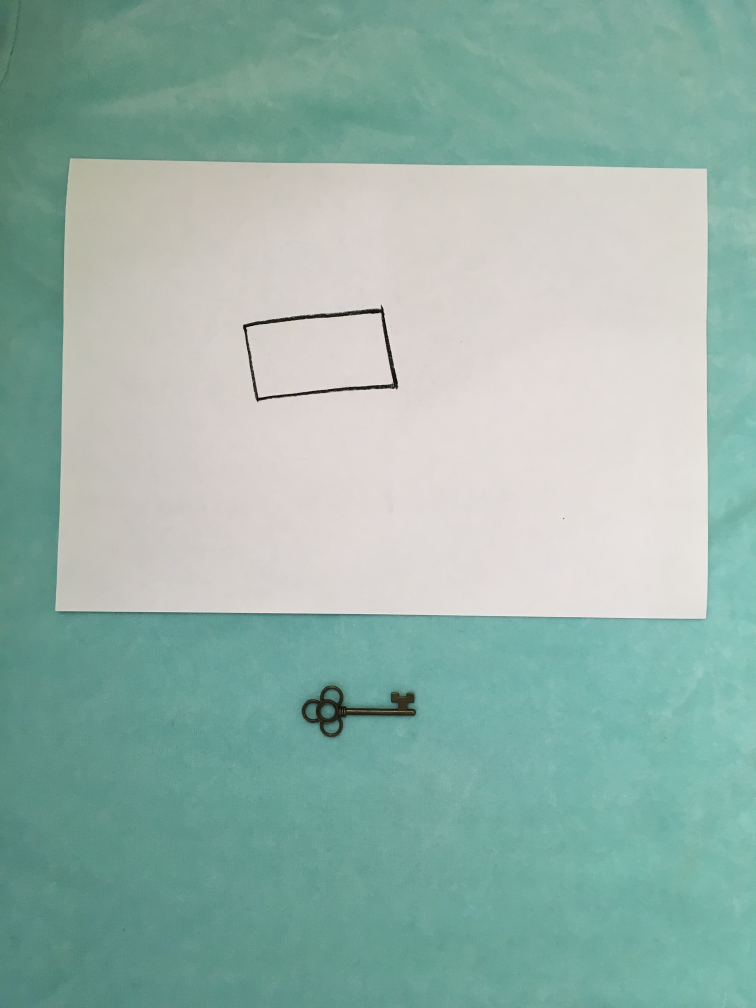
#> input picture Tests/test_0.jpg, 3024 x 4032 px (shown at 1/4 size)
$ python -i intelligent_placer.py   (imports and definitions only)
#> lines starting #> are read from the running program, lines starting #| are printed output that depends on the picture; after the words box and inside, x2 and y2 are one past the last pixel; in counts of white or black regions, pixels touching at a corner belong together
import numpy as np
import cv2 as cv
from imageio import imread
import matplotlib.pyplot as plt

'''
+ Нахождение многоугольника
+ Нахождение предметов
+ Идентификация предметов
+ Размещение предметов в многоугольнике
'''

#  Индекс соответствует номеру фотографии в папке Items
items_list = ['hemisphere', 'marker', 'corrector', 'varnish', 'box',
              'brush', 'notepad', 'key', 'fox', 'penguin', 'not identified']


# Наложение фильтров для выделения листа бумаги и объектов
def apply_filters(img, min_color, max_color):
    bin_img = cv.inRange(img, np.array(min_color), np.array(max_color))  # пороговая фильтрация
    st = cv.getStructuringElement(cv.MORPH_RECT, (5, 5), (-1, -1))  # устранение черного шума
    filter = cv.morphologyEx(bin_img, cv.MORPH_CLOSE, st)
    st = cv.getStructuringElement(cv.MORPH_RECT, (20, 20), (-1, -1))  # устранение белого шума
    edges_filters_img = cv.morphologyEx(filter, cv.MORPH_OPEN, st)
    return edges_filters_img


# Нахождение контура лежащего на листе объекта среди всех найденных контуров
# [31 lines left out: functions find_on_paper_contour, find_object_on_paper, find_polygon, not called in this run]


# Нахождение контуров предметов среди всех найденных контуров
def find_objects_contours(all_contours):
    #  у листа площадь внутри контура будет наибольшей
    max_area = cv.contourArea(max(all_contours, key=cv.contourArea))
    min_area = max_area / 200
    objects_contours = []
    for contour in all_contours:
        area = cv.contourArea(contour)
        if min_area < area < max_area:
            objects_contours.append(contour)
    return objects_contours


#  Поиск координат объектов по переданным контурам
def find_coordinates_objects(contours, img):
    objects_coord = {}
    img_objects = {}
    for i in range(0, len(contours)):
        # определение геометрии прямоугольника, описывающего предмет(его контур)
        ((x_center, y_center), (width, height), angle) = cv.minAreaRect(contours[i])
        x_center, y_center, width, height, angle = int(x_center), int(y_center), int(width), int(height), angle
        # поворот прямоугольника, чтобы его можно было вырезать из общего изображения
        rotation_matrix = cv.getRotationMatrix2D((x_center, y_center), angle, 1)
        img_rotate = cv.warpAffine(img, rotation_matrix, (img.shape[1], img.shape[0]))
        x, y = x_center - int(width / 2), y_center - int(height / 2)
        img_obj = img_rotate[y - 17:y + height + 17, x - 17:x + width + 17]
        img_objects[i] = img_obj
        # некоторые геометрические соотношения
        objects_coord[i] = (min(width, height) / max(width, height), cv.contourArea(contours[i]) / (width * height))
    return objects_coord, img_objects


# Поиск объектов на тестовом изображении
def find_objects(img):
    img_hsv = cv.cvtColor(img, cv.COLOR_RGB2HSV)
    min_color = [40, 40, 60]
    max_color = [100, 100, 255]
    edges_filters_img = apply_filters(img_hsv, min_color, max_color)
    edges_filters_img = np.invert(edges_filters_img)  # белое на черном, чтобы граница всего фото не выделялась
    all_contours, hierarchy = cv.findContours(edges_filters_img, cv.RETR_CCOMP, cv.CHAIN_APPROX_SIMPLE)
    objects_contours = find_objects_contours(all_contours)
    objects_coord, img_objects = find_coordinates_objects(objects_contours, img)
    img_with_contours = img.copy()
    cv.drawContours(img_with_contours, objects_contours, -1, [0, 0, 255], 3)
    return img_with_contours, objects_coord, img_objects, objects_contours


# Поиск объектов на эталонном изображении (на фоне листа)
# [68 lines left out: functions get_reference_objects, search_matches_points, search_matches_geometry, indentify_objects, not called in this run]


# Сдвиг контура по осям на величины step_x, step_y
def move_contour(contour, step_x, step_y):
    return contour + [int(step_x), int(step_y)]


# Поворот контура на угол angle (в радианах) вокруг центра
# [73 lines left out: functions rotate_contour, if_place, try_place, placement_in_polygon, not called in this run]

>>> import cv2
>>> picture = cv2.cvtColor(cv2.imread('Tests/test_0.jpg'), cv2.COLOR_BGR2RGB)
>>> result = find_objects(picture)
#> in apply_filters, `bin_img = cv.inRange(img, np.array(min_color), np.array(max_color))`:
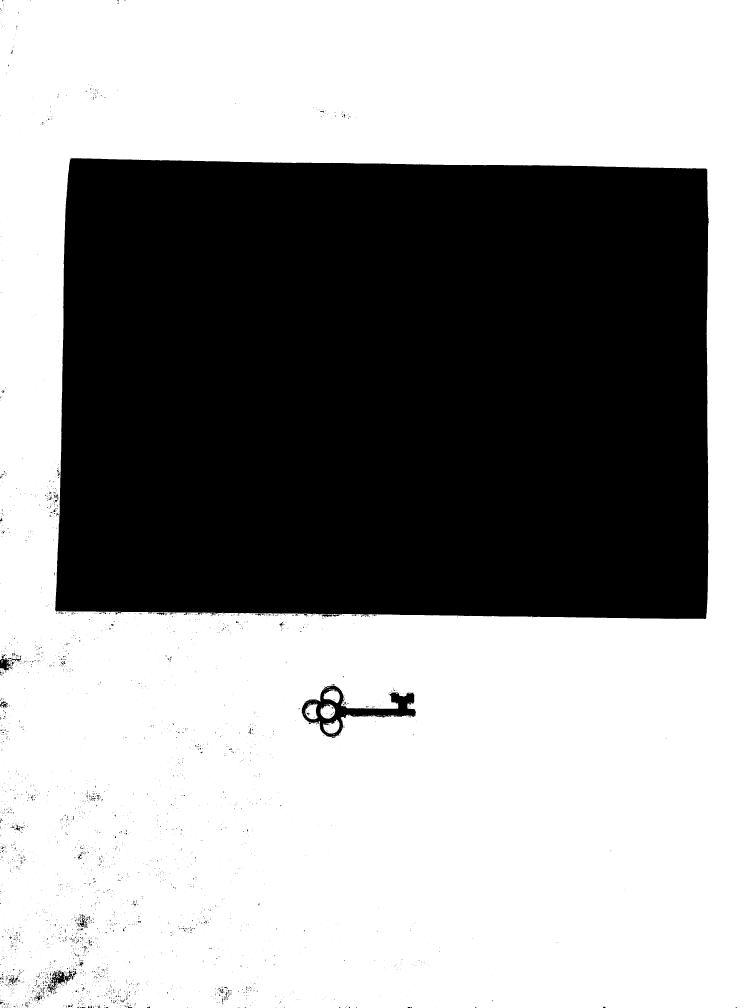
#> bin_img: shape (4032, 3024) (shown at 1/4 size); 61.3% white; 4338 black regions (4139 under 20 px), largest, box (x1, y1, x2, y2) and area: (221, 633, 2835, 2476) 4661724, (1207, 2743, 1664, 2949) 26195, (188, 3881, 296, 3974) 2683
#> in apply_filters, `filter = cv.morphologyEx(bin_img, cv.MORPH_CLOSE, st)`:
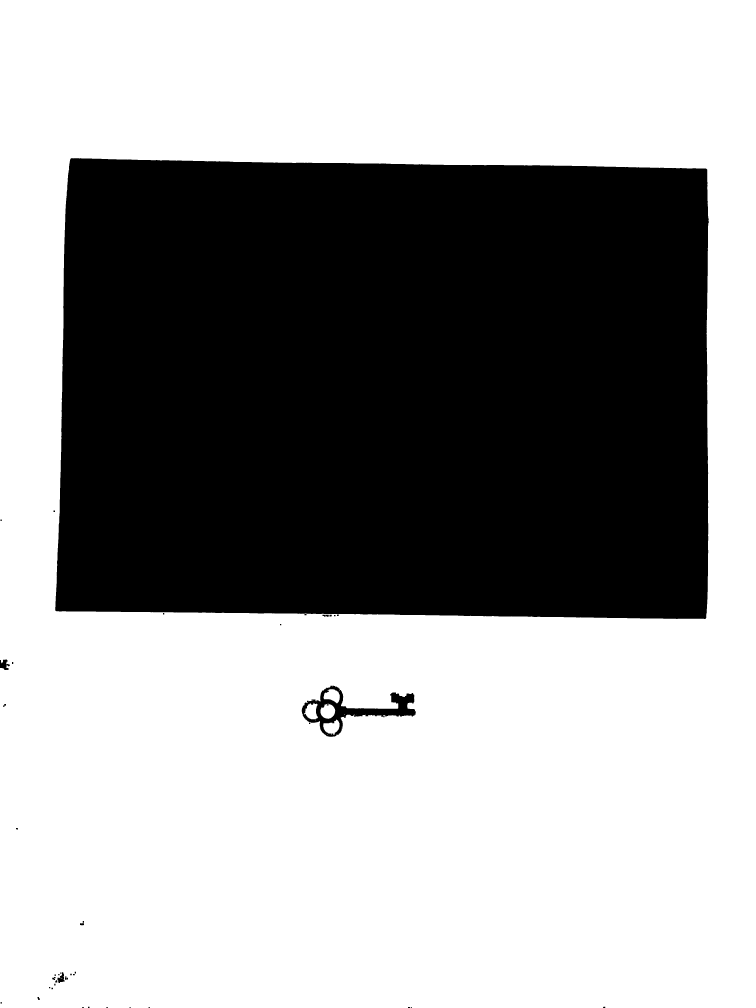
#> filter: shape (4032, 3024) (shown at 1/4 size); 61.5% white; 45 black regions (3 under 20 px), largest, box (x1, y1, x2, y2) and area: (221, 633, 2835, 2476) 4661438, (1207, 2743, 1663, 2947) 24547, (0, 2638, 39, 2680) 1019
#> in find_objects, `edges_filters_img = np.invert(edges_filters_img)`:
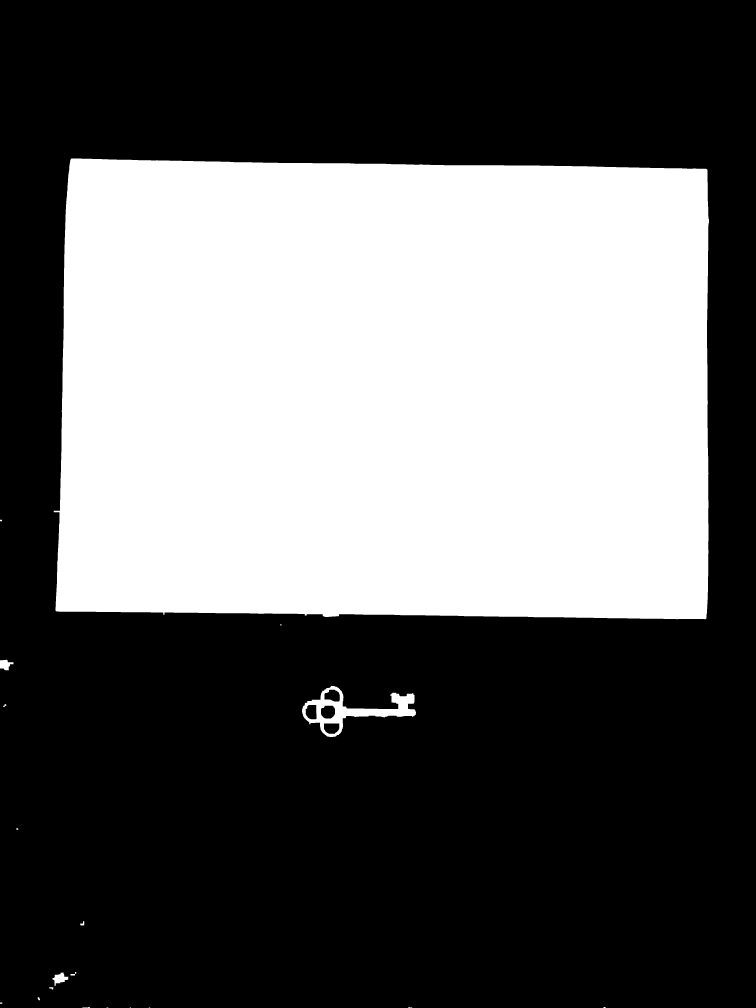
#> edges_filters_img: shape (4032, 3024) (shown at 1/4 size); 38.5% white; 20 white regions (3 under 20 px)
#> in find_objects, `all_contours, hierarchy = cv.findContours(edges_filters_img, cv.RETR_C..`: all_contours = 24 contours, 4 with area under 20; largest, box (x1, y1, x2, y2) and area: (215, 634, 2836, 2477) 4658372, (1208, 2744, 1664, 2948) 34742, (1283, 2822, 1341, 2875) 2516, (1297, 2758, 1360, 2807) 2330, (1295, 2893, 1358, 2936) 2282
#> in find_objects_contours, `max_area = cv.contourArea(max(all_contours, key=cv.contourArea))`: max_area = 4658372.5
#> in find_objects_contours, `min_area = max_area / 200`: min_area = 23291.9
#> the loop in find_objects_contours, `for contour in all_contours:` made 24 passes
#> area on passes 4, 5, 6, 8, 9, 11, 13, 14: 21.5, 20.5, 39.5, 60.5, 80, 1595, 137.5, 31
#> after the loop in find_objects_contours, `for contour in all_contours:`: objects_contours = 1 contour; box (x1, y1, x2, y2) and area: (1208, 2744, 1664, 2948) 34742
#> the loop in find_coordinates_objects, `for i in range(0, len(contours)):` made 1 pass
#> (x_center, y_center, width, height, angle, rotation_matrix, x, y) on pass 1: (1433, 2818, 451, 199, -14.38, [[0.969, -0.248, 744.8], [0.248, 0.969, -267.6]], 1208, 2719)
#> pass 1, in find_coordinates_objects, `img_rotate = cv.warpAffine(img, rotation_matrix, (img.shape[1], img.sh..`:
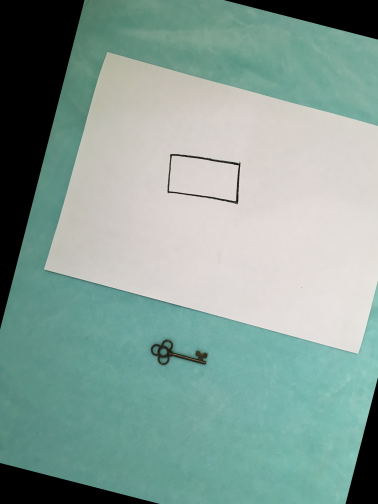
#> img_rotate: shape (4032, 3024, 3) (shown at 1/8 size); mean R, G, B 133.7, 159, 150.9
#> pass 1, in find_coordinates_objects, `img_obj = img_rotate[y - 17:y + height + 17, x - 17:x + width + 17]`:
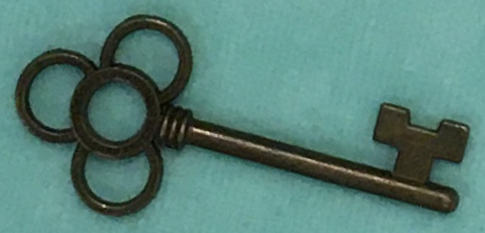
#> img_obj: shape (233, 485, 3); mean R, G, B 86.9, 127.9, 119.2
#> after the loop in find_coordinates_objects, `for i in range(0, len(contours)):`: img_objects = 1 item; objects_coord = {0: (0.441, 0.387)}
#> in find_objects, `objects_coord, img_objects = find_coordinates_objects(objects_contours..`: img_objects = 1 item
